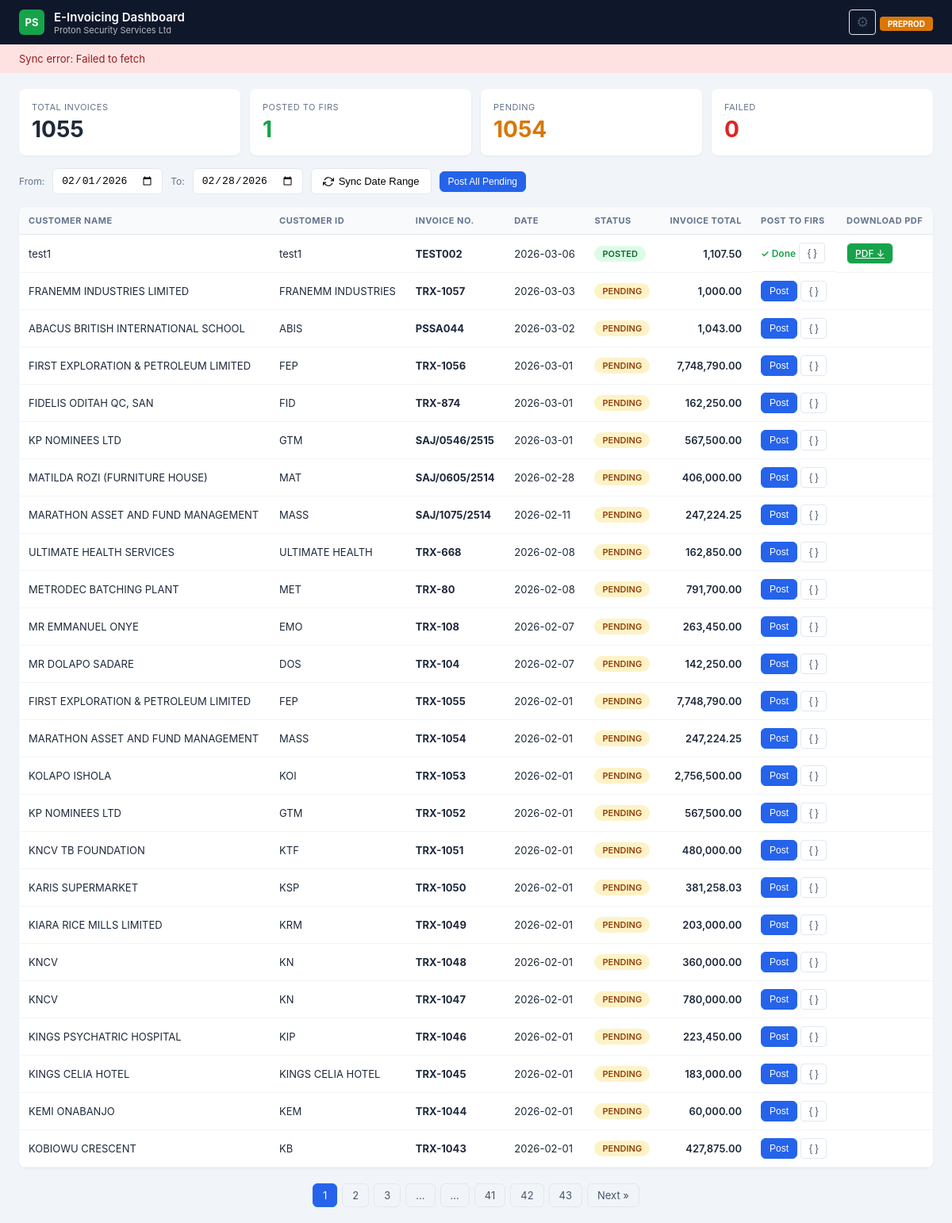
The page / on the database its author committed.
### tables this page shows
CREATE TABLE invoices (
                trx_number INTEGER PRIMARY KEY, post_order INTEGER,
                invoice_num TEXT, customer_name TEXT, customer_id TEXT,
                customer_tin TEXT, customer_email TEXT, customer_phone TEXT,
                customer_address TEXT, customer_city TEXT, invoice_date TEXT,
                amount REAL DEFAULT 0, status TEXT DEFAULT 'pending',
                irn TEXT, qr_code TEXT, posted_at TEXT, error_message TEXT, api_response TEXT,
                invoice_description TEXT, last_synced TEXT, vat_amount REAL DEFAULT 0);

### app.py (the view)
@app.route("/")
def index():
    page = request.args.get("page", 1, type=int)
    try:
        total_row = db_read_one("SELECT COUNT(*) as cnt FROM invoices"); total = total_row["cnt"] if total_row else 0
        total_pages = max(1, (total + PER_PAGE - 1) // PER_PAGE); page = max(1, min(page, total_pages)); offset = (page - 1) * PER_PAGE
        invoices = db_read("SELECT * FROM invoices ORDER BY invoice_date DESC, trx_number DESC LIMIT ? OFFSET ?", (PER_PAGE, offset))
        all_stats = db_read("SELECT status, COUNT(*) as cnt FROM invoices GROUP BY status")
        stats = {"total": 0, "posted": 0, "pending": 0, "failed": 0}
        for s in all_stats: stats[s["status"]] = s["cnt"]; stats["total"] += s["cnt"]
    except:
        invoices=[]; stats={"total":0,"posted":0,"pending":0,"failed":0}; total=0; total_pages=1; page=1
    return render_template("index.html", invoices=invoices, stats=stats, page=page, total_pages=total_pages, total=total)

### app.py (called while the page is built)
def _open_db():
    conn = sqlite3.connect(DB_PATH, timeout=30)
    conn.row_factory = sqlite3.Row
    conn.execute("PRAGMA journal_mode=WAL")
    conn.execute("PRAGMA busy_timeout=10000")
    return conn

def db_read(sql, params=()):
    with _db_lock:
        conn = _open_db()
        try: return [dict(r) for r in conn.execute(sql, params).fetchall()]
        finally: conn.close()

def db_read_one(sql, params=()):
    with _db_lock:
        conn = _open_db()
        try:
            row = conn.execute(sql, params).fetchone()
            return dict(row) if row else None
        finally: conn.close()

### templates/index.html (shortened to what this page needs)
<!DOCTYPE html>
<html lang="en">
<head>
</head>
<body>
<header class="header">
    <div class="header-left">
        <div class="header-logo">PS</div>
        <div>
            <div class="header-title">E-Invoicing Dashboard</div>
            <div class="header-subtitle">Proton Security Services Ltd</div>
        </div>
    </div>
    <div class="header-right">
        <button class="btn-ghost" onclick="openSettings()" title="Tax Category Settings" style="font-size:18px;padding:4px 8px">&#9881;</button>
        <span class="header-env">PREPROD</span>
    </div>
</header>
<div class="sync-banner" id="syncBanner" style="display:none">
    <span id="syncBannerText">Syncing invoices from Sage 50...</span>
</div>
<div class="stats-bar">
    <div class="stat-card"><div class="stat-label">Total Invoices</div><div class="stat-value">{{ stats.total }}</div></div>
    <div class="stat-card posted"><div class="stat-label">Posted to FIRS</div><div class="stat-value">{{ stats.posted }}</div></div>
    <div class="stat-card pending"><div class="stat-label">Pending</div><div class="stat-value">{{ stats.pending }}</div></div>
    <div class="stat-card failed"><div class="stat-label">Failed</div><div class="stat-value">{{ stats.failed }}</div></div>
</div>
<div class="toolbar">
    <label style="font-size:12px;color:var(--slate500)">From:</label>
    <input type="date" id="dateFrom">
    <label style="font-size:12px;color:var(--slate500)">To:</label>
    <input type="date" id="dateTo">
    <button class="btn" id="btnSync" onclick="syncSage()">
        <svg width="14" height="14" viewBox="0 0 24 24" fill="none" stroke="currentColor" stroke-width="2"><polyline points="23 4 23 10 17 10"/><polyline points="1 20 1 14 7 14"/><path d="M3.51 9a9 9 0 0 1 14.85-3.36L23 10M1 14l4.64 4.36A9 9 0 0 0 20.49 15"/></svg>
        Sync Date Range
    </button>
    <button class="btn btn-primary btn-sm" onclick="postAllPending()">Post All Pending</button>
</div>
<div class="table-wrap">
<table>
    <thead>
        <tr>
            <th>Customer Name</th><th>Customer ID</th><th>Invoice No.</th><th>Date</th>
            <th>Status</th><th style="text-align:right">Invoice Total</th><th>Post to FIRS</th><th>Download PDF</th>
        </tr>
    </thead>
    <tbody>
        {% for inv in invoices %}
        <tr>
            <td>{{ inv.customer_name }}</td>
            <td>{{ inv.customer_id }}</td>
            <td><strong>{{ inv.invoice_num }}</strong></td>
            <td>{{ inv.invoice_date }}</td>
            <td>
                {% if inv.status == 'posted' %}<span class="badge badge-posted">POSTED</span>
                {% elif inv.status == 'failed' %}<span class="badge badge-failed">FAILED</span>
                    <button class="btn-ghost" onclick="showError({{ inv.trx_number }})" title="View full error" style="color:var(--red);font-size:11px;padding:2px 6px;margin-left:4px">&#9888; Error</button>
                {% else %}<span class="badge badge-pending">PENDING</span>{% endif %}
            </td>
            <td style="text-align:right;font-weight:600">{{ "{:,.2f}".format(inv.amount) }}</td>
            <td class="actions-cell">
                {% if inv.status == 'posted' %}
                    <span style="color:var(--green);font-size:12px;font-weight:600">&#10003; Done</span>
                {% elif inv.status == 'failed' %}
                    <button class="btn btn-sm" style="background:var(--red);color:white" onclick="postInvoice({{ inv.trx_number }}, this)">Retry</button>
                {% else %}
                    <button class="btn btn-primary btn-sm" onclick="postInvoice({{ inv.trx_number }}, this)">Post</button>
                {% endif %}
                <button class="btn-ghost" onclick="previewPayload({{ inv.trx_number }})" title="Preview JSON payload">{ }</button>
            </td>
            <td>
                {% if inv.status == 'posted' %}
                    <a href="/download/{{ inv.trx_number }}" class="btn btn-sm" style="background:var(--green);color:white">PDF &#8595;</a>
                {% endif %}
            </td>
        </tr>
        {% endfor %}
    </tbody>
</table>
</div>
{% if total_pages > 1 %}
<div class="pagination">
    {% for p in range(1, total_pages + 1) %}
        {% if p == page %}<span class="active">{{ p }}</span>
        {% elif p <= 3 or p > total_pages - 3 or (p >= page - 2 and p <= page + 2) %}<a href="?page={{ p }}">{{ p }}</a>
        {% elif p == 4 or p == total_pages - 3 %}<span>...</span>{% endif %}
    {% endfor %}
    {% if page < total_pages %}<a href="?page={{ page + 1 }}">Next &raquo;</a>{% endif %}
</div>
{% endif %}
</body>
</html>

### templates/index.html (style rules this page uses)
:root { --navy: #0f172a; --blue: #2563eb; --green: #16a34a; --red: #dc2626; --amber: #d97706; --slate50: #f8fafc; --slate100: #f1f5f9; --slate200: #e2e8f0; --slate400: #94a3b8; --slate500: #64748b; --slate600: #475569; --slate800: #1e293b; }
* { margin: 0; padding: 0; box-sizing: border-box; }
body { font-family: -apple-system, BlinkMacSystemFont, 'Segoe UI', sans-serif; background: var(--slate100); color: var(--slate800); }
.header { background: var(--navy); color: white; padding: 0 24px; height: 56px; display: flex; align-items: center; justify-content: space-between; }
.header-left { display: flex; align-items: center; gap: 12px; }
.header-logo { width: 32px; height: 32px; background: var(--green); border-radius: 6px; display: flex; align-items: center; justify-content: center; font-weight: 700; font-size: 13px; }
.header-title { font-size: 15px; font-weight: 600; }
.header-subtitle { font-size: 11px; opacity: 0.7; }
.header-env { background: var(--amber); color: white; font-size: 10px; font-weight: 700; padding: 3px 10px; border-radius: 4px; }
.stats-bar { display: grid; grid-template-columns: repeat(4, 1fr); gap: 12px; padding: 20px 24px 0; }
.stat-card { background: white; border-radius: 8px; padding: 16px; box-shadow: 0 1px 3px rgba(0,0,0,0.06); }
.stat-label { font-size: 11px; color: var(--slate500); text-transform: uppercase; letter-spacing: 0.5px; }
.stat-value { font-size: 28px; font-weight: 700; margin-top: 4px; }
.stat-card.posted .stat-value { color: var(--green); }
.stat-card.pending .stat-value { color: var(--amber); }
.stat-card.failed .stat-value { color: var(--red); }
.toolbar { display: flex; align-items: center; gap: 10px; padding: 16px 24px; flex-wrap: wrap; }
.btn { display: inline-flex; align-items: center; gap: 6px; padding: 8px 14px; border: 1px solid var(--slate200); border-radius: 6px; background: white; font-size: 13px; cursor: pointer; font-weight: 500; transition: all 0.15s; }
.btn-primary { background: var(--blue); color: white; border-color: var(--blue); }
.btn-sm { padding: 5px 10px; font-size: 12px; }
input[type="date"] { padding: 7px 10px; border: 1px solid var(--slate200); border-radius: 6px; font-size: 13px; }
.table-wrap { padding: 0 24px 20px; }
table { width: 100%; border-collapse: collapse; background: white; border-radius: 8px; overflow: hidden; box-shadow: 0 1px 3px rgba(0,0,0,0.06); }
th { background: var(--slate50); font-size: 11px; text-transform: uppercase; letter-spacing: 0.5px; color: var(--slate500); padding: 10px 12px; text-align: left; border-bottom: 1px solid var(--slate200); }
td { padding: 10px 12px; font-size: 13px; border-bottom: 1px solid var(--slate100); }
.badge { display: inline-block; padding: 3px 10px; border-radius: 12px; font-size: 11px; font-weight: 600; }
.badge-posted { background: #dcfce7; color: #166534; }
.badge-pending { background: #fef3c7; color: #92400e; }
.pagination { display: flex; justify-content: center; gap: 6px; padding: 0 24px 20px; }
.pagination a, .pagination span { padding: 6px 12px; border-radius: 6px; font-size: 13px; text-decoration: none; border: 1px solid var(--slate200); color: var(--slate600); }
.pagination .active { background: var(--blue); color: white; border-color: var(--blue); }
.sync-banner { padding: 10px 24px; background: #dcfce7; color: #166534; font-size: 13px; display: flex; align-items: center; gap: 8px; }
.sync-banner.error { background: #fee2e2; color: #991b1b; }
.actions-cell { white-space: nowrap; display: flex; gap: 4px; align-items: center; }
.btn-ghost { background: none; border: 1px solid var(--slate200); color: var(--slate600); padding: 5px 10px; font-size: 12px; border-radius: 4px; cursor: pointer; }

### rows shown on the page
invoices: customer_name "test1", customer_id "test1", invoice_num "TEST002", invoice_date "2026-03-06", status "POSTED", amount "1,107.50"
invoices: customer_name "FRANEMM INDUSTRIES LIMITED", customer_id "FRANEMM INDUSTRIES", invoice_num "TRX-1057", invoice_date "2026-03-03", status "PENDING", amount "1,000.00"
invoices: customer_name "ABACUS BRITISH INTERNATIONAL SCHOOL", customer_id "ABIS", invoice_num "PSSA044", invoice_date "2026-03-02", status "PENDING", amount "1,043.00"
invoices: customer_name "FIRST EXPLORATION & PETROLEUM LIMITED", customer_id "FEP", invoice_num "TRX-1056", invoice_date "2026-03-01", status "PENDING", amount "7,748,790.00"
invoices: customer_name "FIDELIS ODITAH QC, SAN", customer_id "FID", invoice_num "TRX-874", invoice_date "2026-03-01", status "PENDING", amount "162,250.00"
invoices: customer_name "KP NOMINEES LTD", customer_id "GTM", invoice_num "SAJ/0546/2515", invoice_date "2026-03-01", status "PENDING", amount "567,500.00"
invoices: customer_name "MATILDA ROZI (FURNITURE HOUSE)", customer_id "MAT", invoice_num "SAJ/0605/2514", invoice_date "2026-02-28", status "PENDING", amount "406,000.00"
invoices: customer_name "MARATHON ASSET AND FUND MANAGEMENT", customer_id "MASS", invoice_num "SAJ/1075/2514", invoice_date "2026-02-11", status "PENDING", amount "247,224.25"
invoices: customer_name "ULTIMATE HEALTH SERVICES", customer_id "ULTIMATE HEALTH", invoice_num "TRX-668", invoice_date "2026-02-08", status "PENDING", amount "162,850.00"
invoices: customer_name "METRODEC BATCHING PLANT", customer_id "MET", invoice_num "TRX-80", invoice_date "2026-02-08", status "PENDING", amount "791,700.00"
invoices: customer_name "MR EMMANUEL ONYE", customer_id "EMO", invoice_num "TRX-108", invoice_date "2026-02-07", status "PENDING", amount "263,450.00"
invoices: customer_name "MR DOLAPO SADARE", customer_id "DOS", invoice_num "TRX-104", invoice_date "2026-02-07", status "PENDING", amount "142,250.00"
invoices: customer_name "FIRST EXPLORATION & PETROLEUM LIMITED", customer_id "FEP", invoice_num "TRX-1055", invoice_date "2026-02-01", status "PENDING", amount "7,748,790.00"
invoices: customer_name "MARATHON ASSET AND FUND MANAGEMENT", customer_id "MASS", invoice_num "TRX-1054", invoice_date "2026-02-01", status "PENDING", amount "247,224.25"
invoices: customer_name "KOLAPO ISHOLA", customer_id "KOI", invoice_num "TRX-1053", invoice_date "2026-02-01", status "PENDING", amount "2,756,500.00"
invoices: customer_name "KP NOMINEES LTD", customer_id "GTM", invoice_num "TRX-1052", invoice_date "2026-02-01", status "PENDING", amount "567,500.00"
invoices: customer_name "KNCV TB FOUNDATION", customer_id "KTF", invoice_num "TRX-1051", invoice_date "2026-02-01", status "PENDING", amount "480,000.00"
invoices: customer_name "KARIS SUPERMARKET", customer_id "KSP", invoice_num "TRX-1050", invoice_date "2026-02-01", status "PENDING", amount "381,258.03"
invoices: customer_name "KIARA RICE MILLS LIMITED", customer_id "KRM", invoice_num "TRX-1049", invoice_date "2026-02-01", status "PENDING", amount "203,000.00"
invoices: customer_name "KNCV", customer_id "KN", invoice_num "TRX-1048", invoice_date "2026-02-01", status "PENDING", amount "360,000.00"
invoices: customer_name "KNCV", customer_id "KN", invoice_num "TRX-1047", invoice_date "2026-02-01", status "PENDING", amount "780,000.00"
invoices: customer_name "KINGS PSYCHATRIC HOSPITAL", customer_id "KIP", invoice_num "TRX-1046", invoice_date "2026-02-01", status "PENDING", amount "223,450.00"
invoices: customer_name "KINGS CELIA HOTEL", customer_id "KINGS CELIA HOTEL", invoice_num "TRX-1045", invoice_date "2026-02-01", status "PENDING", amount "183,000.00"
invoices: customer_name "KEMI ONABANJO", customer_id "KEM", invoice_num "TRX-1044", invoice_date "2026-02-01", status "PENDING", amount "60,000.00"
invoices: customer_name "KOBIOWU CRESCENT", customer_id "KB", invoice_num "TRX-1043", invoice_date "2026-02-01", status "PENDING", amount "427,875.00"

### other values the page prints
{{ stats.total }} "1055"
{{ stats.posted }} "1"
{{ stats.pending }} "1054"
{{ stats.failed }} "0"
{{ p }} "1"
{{ p }} "2" "3" "41" "42" "43"
